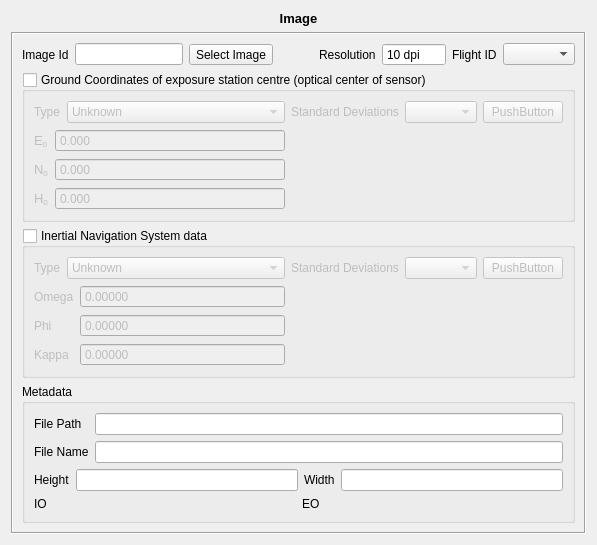
<?xml version="1.0" encoding="UTF-8"?>
<ui version="4.0">
 <class>ImageView</class>
 <widget class="QWidget" name="ImageView">
  <property name="geometry">
   <rect>
    <x>0</x>
    <y>0</y>
    <width>716</width>
    <height>622</height>
   </rect>
  </property>
  <property name="windowTitle">
   <string>Form</string>
  </property>
  <layout class="QVBoxLayout" name="verticalLayout_13">
   <property name="sizeConstraint">
    <enum>QLayout::SetFixedSize</enum>
   </property>
   <item>
    <widget class="QLabel" name="label_8">
     <property name="text">
      <string>&lt;!DOCTYPE HTML PUBLIC &quot;-//W3C//DTD HTML 4.0//EN&quot; &quot;http://www.w3.org/TR/REC-html40/strict.dtd&quot;&gt;
&lt;html&gt;&lt;head&gt;&lt;meta name=&quot;qrichtext&quot; content=&quot;1&quot; /&gt;&lt;style type=&quot;text/css&quot;&gt;
p, li { white-space: pre-wrap; }
&lt;/style&gt;&lt;/head&gt;&lt;body style=&quot; font-family:'Sans'; font-size:10pt; font-weight:400; font-style:normal;&quot;&gt;
&lt;p style=&quot; margin-top:0px; margin-bottom:0px; margin-left:0px; margin-right:0px; -qt-block-indent:0; text-indent:0px;&quot;&gt;&lt;span style=&quot; font-weight:600;&quot;&gt;Image&lt;/span&gt;&lt;/p&gt;&lt;/body&gt;&lt;/html&gt;</string>
     </property>
     <property name="alignment">
      <set>Qt::AlignCenter</set>
     </property>
    </widget>
   </item>
   <item>
    <widget class="QFrame" name="frame">
     <property name="frameShape">
      <enum>QFrame::Box</enum>
     </property>
     <property name="frameShadow">
      <enum>QFrame::Sunken</enum>
     </property>
     <layout class="QVBoxLayout" name="verticalLayout_12">
      <item>
       <layout class="QHBoxLayout" name="horizontalLayout_10">
        <item>
         <widget class="QLabel" name="label">
          <property name="text">
           <string>Image Id</string>
          </property>
         </widget>
        </item>
        <item>
         <widget class="QLineEdit" name="imageIDLine"/>
        </item>
        <item>
         <widget class="QToolButton" name="fileImageButton">
          <property name="text">
           <string>Select Image</string>
          </property>
         </widget>
        </item>
        <item>
         <spacer name="horizontalSpacer">
          <property name="orientation">
           <enum>Qt::Horizontal</enum>
          </property>
          <property name="sizeHint" stdset="0">
           <size>
            <width>40</width>
            <height>20</height>
           </size>
          </property>
         </spacer>
        </item>
        <item>
         <widget class="QLabel" name="label_7">
          <property name="text">
           <string>Resolution</string>
          </property>
         </widget>
        </item>
        <item>
         <widget class="QSpinBox" name="resolutionSpin">
          <property name="autoFillBackground">
           <bool>false</bool>
          </property>
          <property name="buttonSymbols">
           <enum>QAbstractSpinBox::NoButtons</enum>
          </property>
          <property name="specialValueText">
           <string/>
          </property>
          <property name="accelerated">
           <bool>true</bool>
          </property>
          <property name="suffix">
           <string> dpi</string>
          </property>
          <property name="minimum">
           <number>10</number>
          </property>
          <property name="maximum">
           <number>10000</number>
          </property>
          <property name="value">
           <number>10</number>
          </property>
         </widget>
        </item>
        <item>
         <widget class="QLabel" name="label_6">
          <property name="text">
           <string>Flight ID</string>
          </property>
         </widget>
        </item>
        <item>
         <widget class="QComboBox" name="flightIdComboBox"/>
        </item>
       </layout>
      </item>
      <item>
       <widget class="QGroupBox" name="gnssGroup">
        <property name="minimumSize">
         <size>
          <width>0</width>
          <height>100</height>
         </size>
        </property>
        <property name="title">
         <string>Ground Coordinates of exposure station centre (optical center of sensor)</string>
        </property>
        <property name="checkable">
         <bool>true</bool>
        </property>
        <property name="checked">
         <bool>false</bool>
        </property>
        <layout class="QHBoxLayout" name="horizontalLayout_6" stretch="1,1">
         <item>
          <layout class="QVBoxLayout" name="verticalLayout_8">
           <item>
            <layout class="QHBoxLayout" name="horizontalLayout_11" stretch="0,1">
             <item>
              <widget class="QLabel" name="label_11">
               <property name="text">
                <string>Type</string>
               </property>
              </widget>
             </item>
             <item>
              <widget class="QComboBox" name="gnssTypeComboBox">
               <item>
                <property name="text">
                 <string>Unknown</string>
                </property>
               </item>
               <item>
                <property name="text">
                 <string>Initial</string>
                </property>
               </item>
               <item>
                <property name="text">
                 <string>Fixed</string>
                </property>
               </item>
              </widget>
             </item>
            </layout>
           </item>
           <item>
            <layout class="QHBoxLayout" name="horizontalLayout_5" stretch="0,1">
             <item>
              <layout class="QVBoxLayout" name="verticalLayout_6">
               <item>
                <widget class="QLabel" name="label_17">
                 <property name="text">
                  <string>&lt;!DOCTYPE HTML PUBLIC &quot;-//W3C//DTD HTML 4.0//EN&quot; &quot;http://www.w3.org/TR/REC-html40/strict.dtd&quot;&gt;
&lt;html&gt;&lt;head&gt;&lt;meta name=&quot;qrichtext&quot; content=&quot;1&quot; /&gt;&lt;style type=&quot;text/css&quot;&gt;
p, li { white-space: pre-wrap; }
&lt;/style&gt;&lt;/head&gt;&lt;body style=&quot; font-family:'Sans'; font-size:10pt; font-weight:400; font-style:normal;&quot;&gt;
&lt;table style=&quot;-qt-table-type: root; margin-top:4px; margin-bottom:4px; margin-left:4px; margin-right:4px;&quot;&gt;
&lt;tr&gt;
&lt;td style=&quot;border: none;&quot;&gt;
&lt;p style=&quot; margin-top:0px; margin-bottom:0px; margin-left:0px; margin-right:0px; -qt-block-indent:0; text-indent:0px;&quot;&gt;E&lt;span style=&quot; vertical-align:sub;&quot;&gt;0&lt;/span&gt;&lt;/p&gt;&lt;/td&gt;&lt;/tr&gt;&lt;/table&gt;&lt;/body&gt;&lt;/html&gt;</string>
                 </property>
                </widget>
               </item>
               <item>
                <widget class="QLabel" name="label_18">
                 <property name="text">
                  <string>&lt;!DOCTYPE HTML PUBLIC &quot;-//W3C//DTD HTML 4.0//EN&quot; &quot;http://www.w3.org/TR/REC-html40/strict.dtd&quot;&gt;
&lt;html&gt;&lt;head&gt;&lt;meta name=&quot;qrichtext&quot; content=&quot;1&quot; /&gt;&lt;style type=&quot;text/css&quot;&gt;
p, li { white-space: pre-wrap; }
&lt;/style&gt;&lt;/head&gt;&lt;body style=&quot; font-family:'Sans'; font-size:10pt; font-weight:400; font-style:normal;&quot;&gt;
&lt;table style=&quot;-qt-table-type: root; margin-top:4px; margin-bottom:4px; margin-left:4px; margin-right:4px;&quot;&gt;
&lt;tr&gt;
&lt;td style=&quot;border: none;&quot;&gt;
&lt;p style=&quot; margin-top:0px; margin-bottom:0px; margin-left:0px; margin-right:0px; -qt-block-indent:0; text-indent:0px;&quot;&gt;N&lt;span style=&quot; vertical-align:sub;&quot;&gt;0&lt;/span&gt;&lt;/p&gt;&lt;/td&gt;&lt;/tr&gt;&lt;/table&gt;&lt;/body&gt;&lt;/html&gt;</string>
                 </property>
                </widget>
               </item>
               <item>
                <widget class="QLabel" name="label_19">
                 <property name="text">
                  <string>&lt;!DOCTYPE HTML PUBLIC &quot;-//W3C//DTD HTML 4.0//EN&quot; &quot;http://www.w3.org/TR/REC-html40/strict.dtd&quot;&gt;
&lt;html&gt;&lt;head&gt;&lt;meta name=&quot;qrichtext&quot; content=&quot;1&quot; /&gt;&lt;style type=&quot;text/css&quot;&gt;
p, li { white-space: pre-wrap; }
&lt;/style&gt;&lt;/head&gt;&lt;body style=&quot; font-family:'Sans'; font-size:10pt; font-weight:400; font-style:normal;&quot;&gt;
&lt;table style=&quot;-qt-table-type: root; margin-top:4px; margin-bottom:4px; margin-left:4px; margin-right:4px;&quot;&gt;
&lt;tr&gt;
&lt;td style=&quot;border: none;&quot;&gt;
&lt;p style=&quot; margin-top:0px; margin-bottom:0px; margin-left:0px; margin-right:0px; -qt-block-indent:0; text-indent:0px;&quot;&gt;H&lt;span style=&quot; vertical-align:sub;&quot;&gt;0&lt;/span&gt;&lt;/p&gt;&lt;/td&gt;&lt;/tr&gt;&lt;/table&gt;&lt;/body&gt;&lt;/html&gt;</string>
                 </property>
                </widget>
               </item>
              </layout>
             </item>
             <item>
              <layout class="QVBoxLayout" name="verticalLayout_7">
               <item>
                <widget class="QDoubleSpinBox" name="eDoubleSpinBox_2">
                 <property name="buttonSymbols">
                  <enum>QAbstractSpinBox::NoButtons</enum>
                 </property>
                 <property name="accelerated">
                  <bool>true</bool>
                 </property>
                 <property name="decimals">
                  <number>3</number>
                 </property>
                 <property name="minimum">
                  <double>0.000000000000000</double>
                 </property>
                 <property name="maximum">
                  <double>999999.000000000000000</double>
                 </property>
                 <property name="value">
                  <double>0.000000000000000</double>
                 </property>
                </widget>
               </item>
               <item>
                <widget class="QDoubleSpinBox" name="nDoubleSpinBox_2">
                 <property name="buttonSymbols">
                  <enum>QAbstractSpinBox::NoButtons</enum>
                 </property>
                 <property name="accelerated">
                  <bool>true</bool>
                 </property>
                 <property name="decimals">
                  <number>3</number>
                 </property>
                 <property name="minimum">
                  <double>0.000000000000000</double>
                 </property>
                 <property name="maximum">
                  <double>9999999.000000000000000</double>
                 </property>
                </widget>
               </item>
               <item>
                <widget class="QDoubleSpinBox" name="hDoubleSpinBox_2">
                 <property name="buttonSymbols">
                  <enum>QAbstractSpinBox::NoButtons</enum>
                 </property>
                 <property name="accelerated">
                  <bool>true</bool>
                 </property>
                 <property name="decimals">
                  <number>3</number>
                 </property>
                 <property name="minimum">
                  <double>-999.000000000000000</double>
                 </property>
                 <property name="maximum">
                  <double>9999.000000000000000</double>
                 </property>
                </widget>
               </item>
              </layout>
             </item>
            </layout>
           </item>
          </layout>
         </item>
         <item>
          <layout class="QVBoxLayout" name="verticalLayout_9">
           <item>
            <layout class="QHBoxLayout" name="horizontalLayout_8" stretch="0,1,0">
             <item>
              <widget class="QLabel" name="label_9">
               <property name="text">
                <string>Standard Deviations</string>
               </property>
              </widget>
             </item>
             <item>
              <widget class="SigmaFormTypeSelector" name="gnssSigmaSelector"/>
             </item>
             <item>
              <widget class="SigmaFormDialogButton" name="gnssSigmaDialogButton">
               <property name="text">
                <string>PushButton</string>
               </property>
              </widget>
             </item>
            </layout>
           </item>
           <item>
            <widget class="SigmaFormContent" name="gnssSigmaContent">
             <property name="frameShape">
              <enum>QFrame::NoFrame</enum>
             </property>
             <property name="frameShadow">
              <enum>QFrame::Raised</enum>
             </property>
             <property name="lineWidth">
              <number>0</number>
             </property>
            </widget>
           </item>
          </layout>
         </item>
        </layout>
       </widget>
      </item>
      <item>
       <widget class="QGroupBox" name="insGroup">
        <property name="minimumSize">
         <size>
          <width>0</width>
          <height>100</height>
         </size>
        </property>
        <property name="title">
         <string>Inertial Navigation System data</string>
        </property>
        <property name="checkable">
         <bool>true</bool>
        </property>
        <property name="checked">
         <bool>false</bool>
        </property>
        <layout class="QHBoxLayout" name="horizontalLayout_9" stretch="1,1">
         <item>
          <layout class="QVBoxLayout" name="verticalLayout_3">
           <item>
            <layout class="QHBoxLayout" name="horizontalLayout_12" stretch="0,1">
             <item>
              <widget class="QLabel" name="label_12">
               <property name="text">
                <string>Type</string>
               </property>
              </widget>
             </item>
             <item>
              <widget class="QComboBox" name="insTypeComboBox">
               <item>
                <property name="text">
                 <string>Unknown</string>
                </property>
               </item>
               <item>
                <property name="text">
                 <string>Initial</string>
                </property>
               </item>
               <item>
                <property name="text">
                 <string>Fixed</string>
                </property>
               </item>
              </widget>
             </item>
            </layout>
           </item>
           <item>
            <layout class="QHBoxLayout" name="horizontalLayout" stretch="0,1">
             <item>
              <layout class="QVBoxLayout" name="verticalLayout_2">
               <item>
                <widget class="QLabel" name="label_20">
                 <property name="text">
                  <string>Omega</string>
                 </property>
                </widget>
               </item>
               <item>
                <widget class="QLabel" name="label_21">
                 <property name="text">
                  <string>Phi</string>
                 </property>
                </widget>
               </item>
               <item>
                <widget class="QLabel" name="label_22">
                 <property name="text">
                  <string>Kappa</string>
                 </property>
                </widget>
               </item>
              </layout>
             </item>
             <item>
              <layout class="QVBoxLayout" name="verticalLayout_5">
               <item>
                <widget class="QDoubleSpinBox" name="omegaDoubleSpinBox">
                 <property name="buttonSymbols">
                  <enum>QAbstractSpinBox::NoButtons</enum>
                 </property>
                 <property name="accelerated">
                  <bool>true</bool>
                 </property>
                 <property name="decimals">
                  <number>5</number>
                 </property>
                 <property name="minimum">
                  <double>-0.100000000000000</double>
                 </property>
                 <property name="maximum">
                  <double>0.100000000000000</double>
                 </property>
                 <property name="singleStep">
                  <double>0.000010000000000</double>
                 </property>
                 <property name="value">
                  <double>0.000000000000000</double>
                 </property>
                </widget>
               </item>
               <item>
                <widget class="QDoubleSpinBox" name="phiDoubleSpinBox">
                 <property name="buttonSymbols">
                  <enum>QAbstractSpinBox::NoButtons</enum>
                 </property>
                 <property name="accelerated">
                  <bool>true</bool>
                 </property>
                 <property name="decimals">
                  <number>5</number>
                 </property>
                 <property name="minimum">
                  <double>-0.100000000000000</double>
                 </property>
                 <property name="maximum">
                  <double>0.100000000000000</double>
                 </property>
                 <property name="singleStep">
                  <double>0.000010000000000</double>
                 </property>
                </widget>
               </item>
               <item>
                <widget class="QDoubleSpinBox" name="kappaDoubleSpinBox">
                 <property name="buttonSymbols">
                  <enum>QAbstractSpinBox::NoButtons</enum>
                 </property>
                 <property name="accelerated">
                  <bool>true</bool>
                 </property>
                 <property name="decimals">
                  <number>5</number>
                 </property>
                 <property name="minimum">
                  <double>-6.283180000000000</double>
                 </property>
                 <property name="maximum">
                  <double>6.283180000000000</double>
                 </property>
                 <property name="singleStep">
                  <double>0.000010000000000</double>
                 </property>
                 <property name="value">
                  <double>0.000000000000000</double>
                 </property>
                </widget>
               </item>
              </layout>
             </item>
            </layout>
           </item>
          </layout>
         </item>
         <item>
          <layout class="QVBoxLayout" name="verticalLayout_4">
           <item>
            <layout class="QHBoxLayout" name="horizontalLayout_7" stretch="0,1,0">
             <item>
              <widget class="QLabel" name="label_10">
               <property name="text">
                <string>Standard Deviations</string>
               </property>
              </widget>
             </item>
             <item>
              <widget class="SigmaFormTypeSelector" name="insSigmaSelector"/>
             </item>
             <item>
              <widget class="SigmaFormDialogButton" name="insSigmaDialogButton">
               <property name="text">
                <string>PushButton</string>
               </property>
              </widget>
             </item>
            </layout>
           </item>
           <item>
            <widget class="SigmaFormContent" name="insSigmaContent">
             <property name="frameShape">
              <enum>QFrame::NoFrame</enum>
             </property>
             <property name="frameShadow">
              <enum>QFrame::Raised</enum>
             </property>
             <property name="lineWidth">
              <number>0</number>
             </property>
            </widget>
           </item>
          </layout>
         </item>
        </layout>
       </widget>
      </item>
      <item>
       <widget class="QGroupBox" name="metadataGroup">
        <property name="title">
         <string>Metadata</string>
        </property>
        <layout class="QGridLayout" name="gridLayout_3">
         <item row="0" column="0">
          <layout class="QVBoxLayout" name="verticalLayout">
           <item>
            <layout class="QHBoxLayout" name="horizontalLayout_3" stretch="0,1">
             <item>
              <layout class="QVBoxLayout" name="verticalLayout_10">
               <item>
                <widget class="QLabel" name="label_5">
                 <property name="text">
                  <string>File Path</string>
                 </property>
                </widget>
               </item>
               <item>
                <widget class="QLabel" name="label_4">
                 <property name="text">
                  <string>File Name</string>
                 </property>
                </widget>
               </item>
              </layout>
             </item>
             <item>
              <layout class="QVBoxLayout" name="verticalLayout_11">
               <item>
                <widget class="QLineEdit" name="filePathLine">
                 <property name="enabled">
                  <bool>true</bool>
                 </property>
                 <property name="readOnly">
                  <bool>true</bool>
                 </property>
                </widget>
               </item>
               <item>
                <widget class="QLineEdit" name="fileNameLine">
                 <property name="enabled">
                  <bool>true</bool>
                 </property>
                 <property name="readOnly">
                  <bool>true</bool>
                 </property>
                </widget>
               </item>
              </layout>
             </item>
            </layout>
           </item>
           <item>
            <layout class="QHBoxLayout" name="horizontalLayout_2">
             <item>
              <widget class="QLabel" name="label_3">
               <property name="text">
                <string>Height</string>
               </property>
              </widget>
             </item>
             <item>
              <widget class="QLineEdit" name="heightLine">
               <property name="toolTip">
                <string extracomment="Height in pixels"/>
               </property>
               <property name="readOnly">
                <bool>true</bool>
               </property>
              </widget>
             </item>
             <item>
              <widget class="QLabel" name="label_2">
               <property name="text">
                <string>Width</string>
               </property>
              </widget>
             </item>
             <item>
              <widget class="QLineEdit" name="widthLine">
               <property name="toolTip">
                <string extracomment="Width in pixels"/>
               </property>
               <property name="inputMask">
                <string/>
               </property>
               <property name="readOnly">
                <bool>true</bool>
               </property>
              </widget>
             </item>
            </layout>
           </item>
           <item>
            <layout class="QHBoxLayout" name="horizontalLayout_4">
             <item>
              <widget class="QLabel" name="labelIO">
               <property name="text">
                <string>IO</string>
               </property>
              </widget>
             </item>
             <item>
              <widget class="QLabel" name="labelEO">
               <property name="text">
                <string>EO</string>
               </property>
              </widget>
             </item>
            </layout>
           </item>
          </layout>
         </item>
        </layout>
       </widget>
      </item>
     </layout>
    </widget>
   </item>
  </layout>
 </widget>
 <customwidgets>
  <customwidget>
   <class>SigmaFormTypeSelector</class>
   <extends>QComboBox</extends>
   <header>SigmaForm.h</header>
  </customwidget>
  <customwidget>
   <class>SigmaFormDialogButton</class>
   <extends>QPushButton</extends>
   <header>SigmaForm.h</header>
  </customwidget>
  <customwidget>
   <class>SigmaFormContent</class>
   <extends>QFrame</extends>
   <header>SigmaForm.h</header>
   <container>1</container>
  </customwidget>
 </customwidgets>
 <resources/>
 <connections/>
 <slots>
  <slot>loadImageFile()</slot>
 </slots>
</ui>
